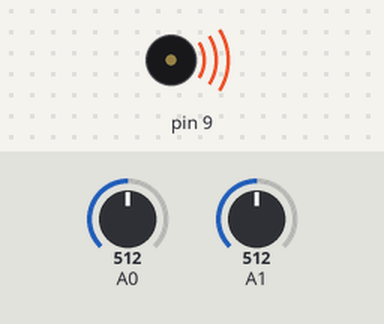
A sketch run on a simulated Arduino Uno, built with avr-gcc and run on an emulated ATmega328P. Shown: buzzer (waves = sounding). The test bench sets the inputs (shaded band); at power-on: A0 = 512, A1 = 512. What the sketch prints to the serial monitor is not drawn.

Above: at 0.2 s.
Timing chart, 0 to 1.9 s (numbered marks = the images above):
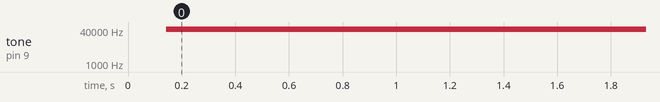

Measured:
- by itself, tone on pin 9: silent → 43799 Hz at 0.14 s, → 44110 Hz 0.14 s later, → 44136 Hz 0.14 s later

The sketch:

inductor_assignment.ino
```cpp
#include <TimerOne.h>

#define FREQUENCY 44141

float meas = 0;
float freq_meas = 0;
int count = 0;

void setup () {
	Serial.begin(9600);
	pinMode(9,OUTPUT);
}

void loop () {
	// Do the measurement and apply a ( digital ) filter

	meas = meas *0.999+0.001*((float)(analogRead(0)));
	freq_meas = freq_meas*0.995+0.005*((float)(analogRead(1)));
	// Once every 512 measurements :
	count ++;
	if (count %512 == 0) {
		unsigned int freq = map(freq_meas,0,1023,0.9*FREQUENCY,1.1*FREQUENCY); // Fill in appropriate values
		tone(9, freq ) ;
		Serial.print("Frequency: ");
//		Serial.print(freq);
		Serial.print(", Measurement: ") ;
		Serial.println(meas);
	}
}
```
